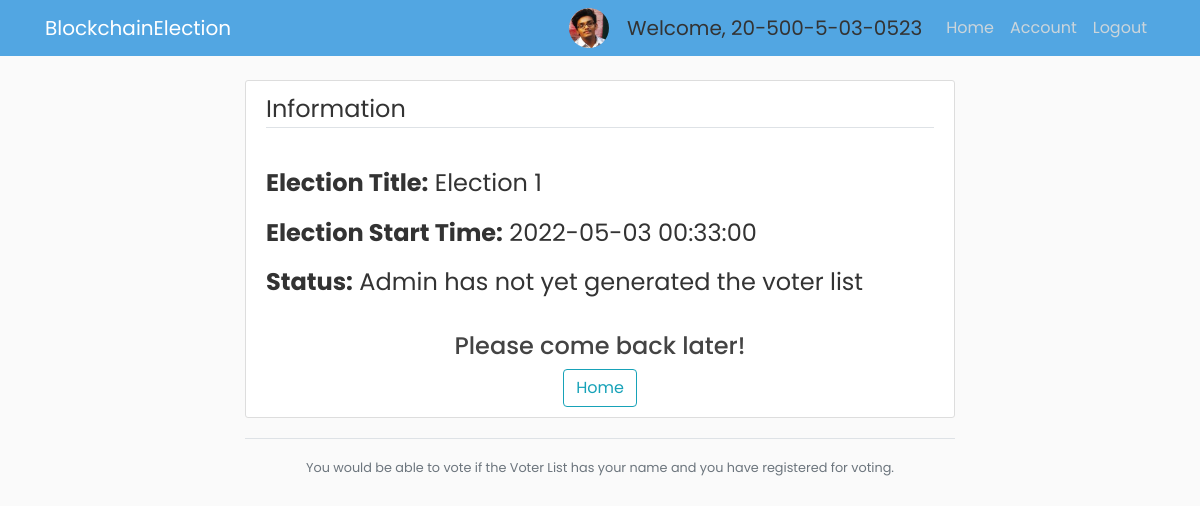
Before: /election/E2/view (signed in) with the older database file.
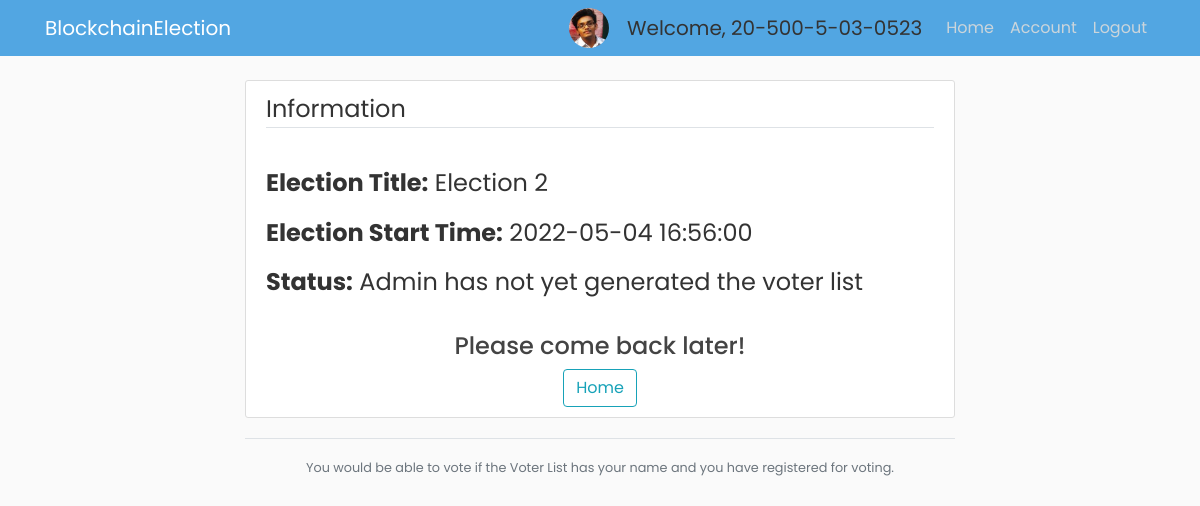
After: the same page with the newer database file.
### app/models.py (models this page shows, shortened)
class Voter(db.Model, UserMixin):
    id = db.Column(db.Integer, primary_key=True)
    cin = db.Column(db.String(30), unique=True, nullable=False)
    name = db.Column(db.String(255), nullable=False)
    email = db.Column(db.String(30), unique=True, nullable=False)
    dept = db.Column(db.String(4), db.ForeignKey('department.dept_code'), nullable=False)
    imagefile = db.Column(db.String(20), nullable=False, default='default.jpg')
    password = db.Column(db.String(60), nullable=False)
    join_year = db.Column(db.Integer, nullable=False, default=2016)
    is_admin = db.Column(db.Boolean, default=False, nullable=False)

class Election(db.Model):
    election_id = db.Column(db.String(5), primary_key=True, nullable=False)
    election_title = db.Column(db.String(255), nullable=False)
    create_date = db.Column(db.DateTime, nullable=False, default=datetime.utcnow)
    start_date = db.Column(db.DateTime, nullable=False, default=datetime.utcnow)
    end_date = db.Column(db.DateTime, db.CheckConstraint("end_date > start_date"), nullable=False)
    public_key = db.Column(db.Text, nullable=False)
    max_attempt = db.Column(db.Integer, nullable=False, default=3)
    election_state = db.Column(db.String(30), db.CheckConstraint("election_state in ('upcoming', 'ongoing', 'over', 'counting_finished','past')"))
    results_published = db.Column(db.Boolean, nullable=False, default=False)

### app/routes.py (the view, shortened to what this page needs)
@app.route("/election/<id>/view", methods=['GET', 'POST'])
@login_required
def view_election(id):
    curr_election = Election.query.where(Election.election_id==id).first()
    if curr_election.election_state == 'upcoming':
        bg_color_election_state = "bg-primary"
    elif curr_election.election_state == 'ongoing':
        bg_color_election_state = "bg-warning"
    elif curr_election.election_state == "over":
        bg_color_election_state = "bg-info"
    elif curr_election.election_state == "past":
        bg_color_election_state = "bg-success"
    elif curr_election.election_state == "counting_finished":
        bg_color_election_state = "bg-danger"
    if current_user.is_admin and curr_election.election_state == 'upcoming':
        form = NewElectionForm(obj=curr_election)
        if form.validate_on_submit():
            if form.submit.data:
                curr_election.election_title = form.election_title.data
                curr_election.start_date=form.start_date.data
                curr_election.max_attempt=form.max_attempt.data
                curr_election.public_key=form.public_key.data
                db.session.commit()
                flash('Election Modified Successfully!', 'success')
                return redirect(url_for('gen_voter_list', election_id=curr_election.election_id))
            elif form.generate_keys.data:
                pubkey, privkey = paillier.generate_key_pair()
                pubkey_json = json.loads(pubkey)
                privkey_json = json.loads(privkey)
                form.public_key.data = pubkey_json["n"]
                form.private_key_p.data = privkey_json["p"]
                form.private_key_q.data = privkey_json["q"]
                return render_template("modify_election.html", private_key=privkey, election_id=curr_election.election_id, bg_color_election_state=bg_color_election_state, election_state=curr_election.election_state, title="Modify Election", form=form)
            elif form.delete_election.data:
                Election.query.filter_by(election_id=curr_election.election_id).delete()
                db.session.commit()
                flash('Successfully Deleted that Election!', 'success')
                return redirect(url_for('home'))
        else:
            return render_template("modify_election.html", election_id=curr_election.election_id, bg_color_election_state=bg_color_election_state, election_state=curr_election.election_state,title="Modify Election", form=form)
    elif curr_election.election_state == 'past':
        return "Summary page"
    elif not current_user.is_admin and curr_election.election_state == 'ongoing':
        is_voter_list_generated = Voter_List.query.filter_by(election_id=curr_election.election_id).first()
        is_candidate_list_generated = CandidateList.query.filter_by(election_id=curr_election.election_id).first()
        if not is_voter_list_generated:
            return render_template("voterlist_not_generated.html", voter_id=current_user.id, election_title=curr_election.election_title, start_date=curr_election.start_date, election_state=curr_election.election_state)
    elif not current_user.is_admin and curr_election.election_state == 'over' or curr_election.election_state == 'counting_finished':
        return "Results are yet to be published"

### app/models.py (called while the page is built)
@login_manager.user_loader
def load_user(user_id):
    return Voter.query.get(int(user_id))

### app/routes.py (called while the page is built)
@app.after_request
def after_request(response):
    response.headers["Cache-Control"] = "no-store, no-cache, must-revalidate, post-check=0, pre-check=0"
    return response

### app/templates/voterlist_not_generated.html
{% extends 'home_base.html' %}
{% block content %}
<div class="content-section">
    <legend class="border-bottom mb-4">Information</legend>
    <div class="spacing"><span class="spn"><span class="spn-special">Election Title:</span> {{ election_title }}</span></div>
    <div class="spacing"><span class="spn"><span class="spn-special">Election Start Time:</span> {{ start_date }}</span></div>
    <div class="spacing"><span class="spn"><span class="spn-special">Status:</span> Admin has not yet generated the voter list</span></div>
    <center class="top-space">
        <h4>Please come back later!</h4>
        <a class="btn btn-outline-info" href="{{ url_for('voter') }}">Home</a>
    </center>
</div>
<div class="border-top pt-3">
    <center><small class="text-muted">
      You would be able to vote if the Voter List has your name and you have registered for voting.
    </small></center>
</div>
{% endblock %}

### app/templates/home_base.html (shortened to what this page needs)
<!DOCTYPE html>
<html lang="en">
  <head>
    <link rel="stylesheet" href="https://maxcdn.bootstrapcdn.com/bootstrap/4.0.0/css/bootstrap.min.css">
    <link rel="stylesheet" type="text/css" href="{{ url_for('static', filename='main.css') }}">
  </head>
  <body>
    {% include 'navbar.html' %}
    <main role="main" class="container">
      <div class="center">
        <div class="col-md-8">
          {% block content %}
          {% endblock %}
        </div>
      </div>
    </main>
  </body>
</html>

### app/templates/navbar.html (shortened to what this page needs)
<header class="site-header">
  <nav class="navbar navbar-expand-md navbar-dark bg-steel fixed-top">
    <div class="container">
      <a class="navbar-brand mr-4" href="{{ url_for('home') }}">BlockchainElection</a>
      <div class="collapse navbar-collapse" id="navbarToggle">
        <div class="navbar-nav ml-auto">
          {% if current_user.is_admin %}
          <img class="rounded-circle account-img-small" src="/static/profile_pics/{{ current_user.imagefile }}">
          <a class="navbar-brand disabled ml-2" style="cursor: default;">Welcome, {{ current_user.cin }}</a>
          {% raw %}
          {% endraw %}
          <a class="nav-item nav-link" href="{{ url_for('admin') }}">Home</a>
          <a class="nav-item nav-link" href="{{ url_for('account') }}">Account</a>
          <a class="nav-item nav-link" href="{{ url_for('logout') }}">Logout</a>
          {% elif current_user.is_authenticated %}
          <img class="rounded-circle account-img-small" src="/static/profile_pics/{{ current_user.imagefile }}">
          <a class="navbar-brand disabled ml-2" style="cursor: default;">Welcome, {{ current_user.cin }}</a>
          <a class="nav-item nav-link" href="{{ url_for('voter') }}">Home</a>
          <a class="nav-item nav-link" href="{{ url_for('account') }}">Account</a>
          <a class="nav-item nav-link" href="{{ url_for('logout') }}">Logout</a>
          {% else %}
            <a class="nav-item nav-link" href="{{ url_for('login') }}">Login</a>
            <a class="nav-item nav-link" href="{{ url_for('register') }}">Register</a>
          {% endif %}
        </div>
      </div>
    </div>
  </nav>
</header>

### app/static/main.css (style rules this page uses)
body { background: #fafafa; color: #333333; margin-top: 5rem; font-family: "Poppins", sans-serif; }
h1, h2, h3, h4, h5, h6 { color: #444444; }
.bg-steel { background-color: #52a6e2; }
.site-header .navbar-nav .nav-link { color: #cbd5db; }
.content-section { background: #ffffff; padding: 10px 20px; border: 1px solid #dddddd; border-radius: 3px; margin-bottom: 20px; }
.account-img-small { height: 40px; width: 40px; margin-right: 10px; }
.spacing { padding-top: 2%; }
.spn { font-size: 1.5rem; }
.spn-special { font-weight: bold; }
.top-space { margin-top: 2rem; }

### app/templates/home_base.html (style rules this page uses)
.center { height: 100%; display: flex; justify-content: center; align-items: center; }

Changed rows visible on the page:
changed Election: election_title "Election 1" → "Election 2"; start_date "2022-05-03 00:33:00" → "2022-05-04 16:56:00"
